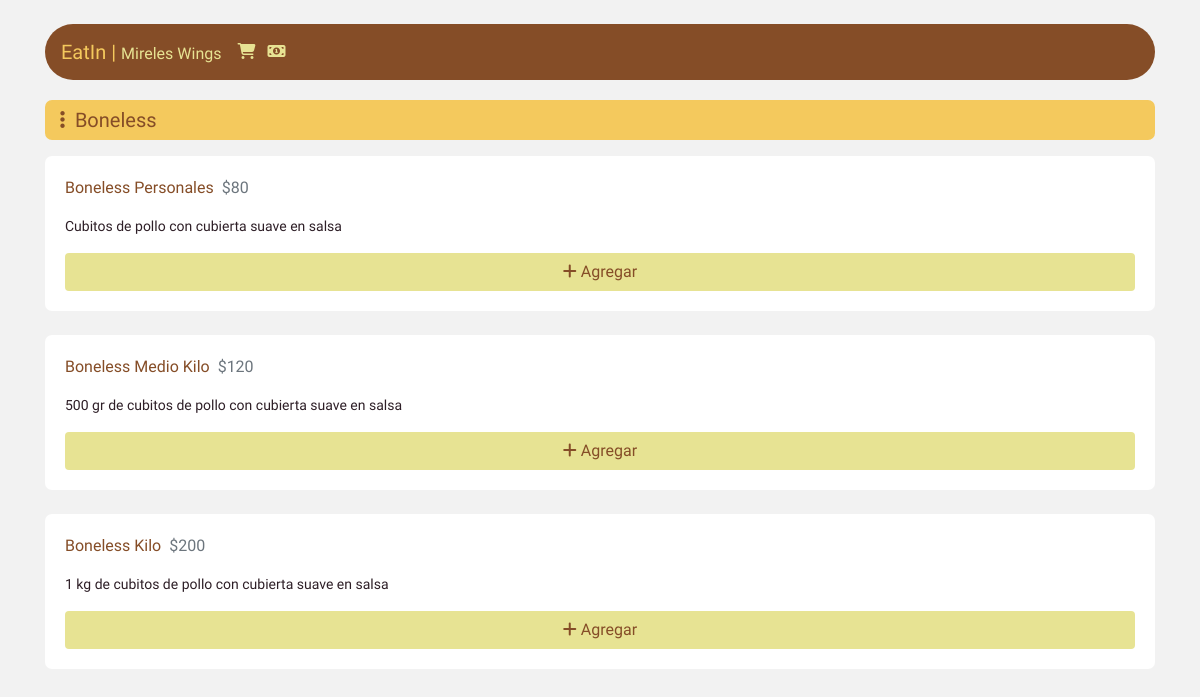
The app's page /seccion.php?s=boneless with its own data.
### tables this page shows
CREATE TABLE `menu` (
  `idplatillo` int(11) NOT NULL,
  `nombre_platillo` varchar(200) DEFAULT NULL,
  `costo` varchar(200) DEFAULT NULL,
  `descripcion` varchar(3000) NOT NULL,
  `categoria` varchar(200) DEFAULT NULL
);

### seccion.php (the view, shortened to what this page needs)
<?php
$conexion=mysqli_connect("localhost", "root", "", "eatin");
$sect = $_GET['s'];
$seccion = ucfirst($_GET['s']);
?>
<!DOCTYPE html>
<html>
<head>
	<link rel="stylesheet" href="https://stackpath.bootstrapcdn.com/bootstrap/4.5.2/css/bootstrap.min.css">
</head>
<body style="font-family: Epilogue; background-color: #f2f2f2; color: #2E1F27;">
	<div class="container fixed-top" style="background-color: transparent;">
		<div class="row">
			<div class="col">
				<br>
				<div class="navbar navbar-expand-lg navbar-dark" style="background-color: #854D27; border-radius: 999px;">
				  <a class="navbar-brand" href="index.php" style="font-family: Epilogue; color: white;"><font color="#F4C95D">EatIn |</font> <small style="color: #E7E393;">Mireles Wings</small></a>
				  <span class="navbar-text">
				  	  <a href="cart.php" style="color: #E7E393;"><i class="fa fa-shopping-cart"></i>&nbsp;&nbsp;</a>
				      <a href="pago.php" style="color: #E7E393;"><i class="fa fa-money"></i></a>
				  </span>
				</div>
			</div>
		</div>
		<br>
	</div>
	<div class="container"  style="padding-top: 100px;">
		<p style="font-family: News Cycle; padding: 5px 10px; font-size: 20px; background-color: #F4C95D; color: #854D27; border-radius: 7px;">&nbsp;<i class="fas fa-ellipsis-v"></i>&nbsp;&nbsp;<?php echo $seccion;?></p>
		<?php
        $sql="SELECT * FROM menu WHERE categoria = '$sect'";
        $result=mysqli_query($conexion,$sql);
        while($mostrar=mysqli_fetch_array($result)){ ?>
		<div class="row">
			<div class="col-12">
				<div class="card" style="border: none; border-radius: 7px;">
				  <div class="card-body">
				    <p style="font-family: Epilogue; color: #854D27;"><?php echo $mostrar['nombre_platillo'];?>&nbsp;<span class="text-muted"> $<?php echo $mostrar['costo'];?></span></p>
				    <p style="font-size: 14px;">
				    	<?php echo $mostrar['descripcion'];?>
				    </p>
				    <div class="row">
				    	<div class="col-12">
				    	<a href="agregar.php?id=<?php echo $mostrar['idplatillo'];?>" class="btn btn-block" style="background-color: #E7E393; color: #854D27"><i class="fas fa-plus" style="color: #854D27"></i> Agregar</a>
					    </div>
				    </div>
				  </div>
				</div>
			</div>
		</div>
		<br>
		<?php } ?>
	</div>
	<br>
</body>
</html>

### records on screen
menu: nombre_platillo "Boneless Personales", costo "80", descripcion "Cubitos de pollo con cubierta suave en salsa"
menu: nombre_platillo "Boneless Medio Kilo", costo "120", descripcion "500 gr de cubitos de pollo con cubierta suave en salsa"
menu: nombre_platillo "Boneless Kilo", costo "200", descripcion "1 kg de cubitos de pollo con cubierta suave en salsa"

### other values on screen
$seccion "Boneless"
